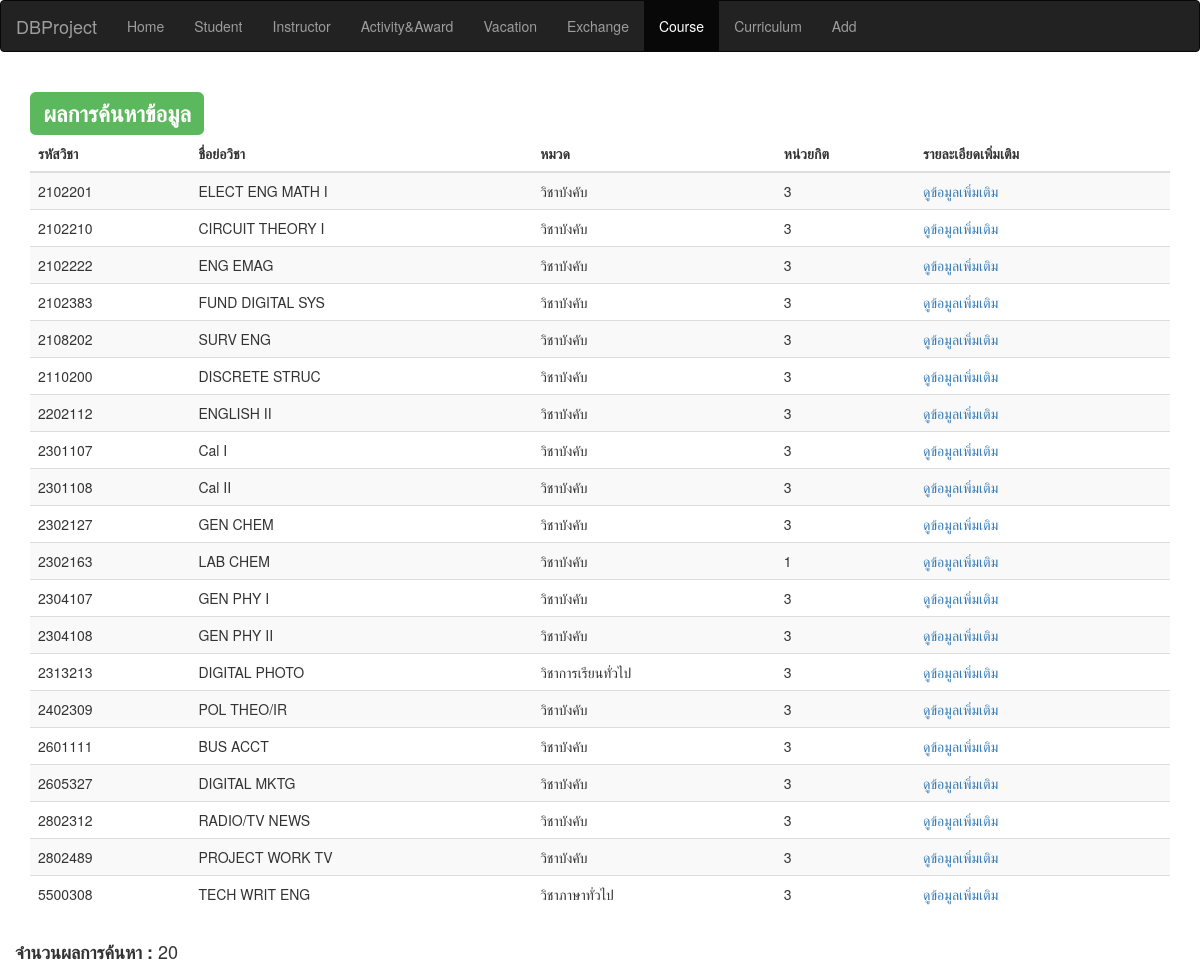
The page /searchCourseResult.php on the database its author committed.
### tables this page shows
CREATE TABLE `course` (
  `cid` varchar(10) NOT NULL,
  `credit` int(11) NOT NULL,
  `c_sname` varchar(30) NOT NULL,
  `type` varchar(20) NOT NULL,
  `c_detail` varchar(360) DEFAULT NULL,
  PRIMARY KEY (`cid`),
  UNIQUE KEY `c_sname_UNIQUE` (`c_sname`)
);

### searchCourseResult.php (the view, shortened to what this page needs)
<?php
include('connect.php');
?>
<!DOCTYPE html>
<html lang="en">
<head>
  <link rel="stylesheet" href="https://maxcdn.bootstrapcdn.com/bootstrap/3.3.7/css/bootstrap.min.css">
</head>
<body>
<nav class="navbar navbar-inverse">
  <div class="container-fluid">
    <div class="navbar-header">
      <a class="navbar-brand" href="#">DBProject</a>
    </div>
    <ul class="nav navbar-nav">
      <li><a href="home.php">Home</a></li>
      <li><a href="searchStudent.html">Student</a></li>
      <li><a href="searchInstructor.html">Instructor</a></li>
      <li><a href="searchActivity.html">Activity&Award</a></li>
       <li><a href="searchVacation.html">Vacation</a></li>
        <li><a href="searchExchange.html">Exchange</a></li>
       <li class="active"><a href="searchCourse.html">Course</a></li>
       <li><a href="searchCurriculum.html">Curriculum</a></li>
       <li><a href="addStudent.html">Add</a></li>
    </ul>
  </div>
</nav>
<div class="container">
  <h2><span class="label label-success">ผลการค้นหาข้อมูล</span></h2>
</div>
<div class="container">
  <table class="table table-striped">
    <thead>
      <tr>
        <th>รหัสวิชา</th>
        <th>ชื่อย่อวิชา</th>
        <th>หมวด</th>
        <th>หน่วยกิต</th>
        <th>รายละเอียดเพิ่มเติม</th>
      </tr>
    </thead>
    <tbody>
      <?php
    $cid = $_GET["cid"];
    $c_sname = $_GET["c_sname"];
    $type = $_GET["type"];
    $query = "SELECT distinct cid, c_sname, credit,type
          FROM course
          WHERE cid LIKE".'"%'.$cid.'%"'."AND c_sname LIKE".'"%'.$c_sname.'%"'."AND type LIKE".'"%'.$type.'%"';
$count = 0;
    $result = $conn->query($query);
    if ($result->num_rows > 0) {
        while($row = $result->fetch_assoc()) {
          echo"<tr>";
          echo"<td>" . $row['cid'] . "</td>";
          echo"<td>" . $row['c_sname'] . "</td>";
          echo"<td>" . $row['type'] . "</td>";
          echo"<td>" . $row['credit'] . "</td>";
          echo "<td><a href=course.php?cid=".$row['cid'].">ดูข้อมูลเพิ่มเติม</a></td>";
          $count = $count + 1;
         }
    } else {
    }
    ?>
    </table>
<div class = "row">
  <?php
   echo("<h4><b>จำนวนผลการค้นหา : </b>".$count."<h4>");
   ?>
   </div>
</body>
</html>

### rows shown on the page
course: cid "2102201", c_sname "ELECT ENG MATH I", type "วิชาบังคับ", credit "3"
course: cid "2102210", c_sname "CIRCUIT THEORY I", type "วิชาบังคับ", credit "3"
course: cid "2102222", c_sname "ENG EMAG", type "วิชาบังคับ", credit "3"
course: cid "2102383", c_sname "FUND DIGITAL SYS", type "วิชาบังคับ", credit "3"
course: cid "2108202", c_sname "SURV ENG", type "วิชาบังคับ", credit "3"
course: cid "2110200", c_sname "DISCRETE STRUC", type "วิชาบังคับ", credit "3"
course: cid "2202112", c_sname "ENGLISH II", type "วิชาบังคับ", credit "3"
course: cid "2301107", c_sname "Cal I", type "วิชาบังคับ", credit "3"
course: cid "2301108", c_sname "Cal II", type "วิชาบังคับ", credit "3"
course: cid "2302127", c_sname "GEN CHEM", type "วิชาบังคับ", credit "3"
course: cid "2302163", c_sname "LAB CHEM", type "วิชาบังคับ", credit "1"
course: cid "2304107", c_sname "GEN PHY I", type "วิชาบังคับ", credit "3"
course: cid "2304108", c_sname "GEN PHY II", type "วิชาบังคับ", credit "3"
course: cid "2313213", c_sname "DIGITAL PHOTO", type "วิชาการเรียนทั่วไป", credit "3"
course: cid "2402309", c_sname "POL THEO/IR", type "วิชาบังคับ", credit "3"
course: cid "2601111", c_sname "BUS ACCT", type "วิชาบังคับ", credit "3"
course: cid "2605327", c_sname "DIGITAL MKTG", type "วิชาบังคับ", credit "3"
course: cid "2802312", c_sname "RADIO/TV NEWS", type "วิชาบังคับ", credit "3"
course: cid "2802489", c_sname "PROJECT WORK TV", type "วิชาบังคับ", credit "3"
course: cid "5500308", c_sname "TECH WRIT ENG", type "วิชาภาษาทั่วไป", credit "3"

### other values the page prints
$count "20"
